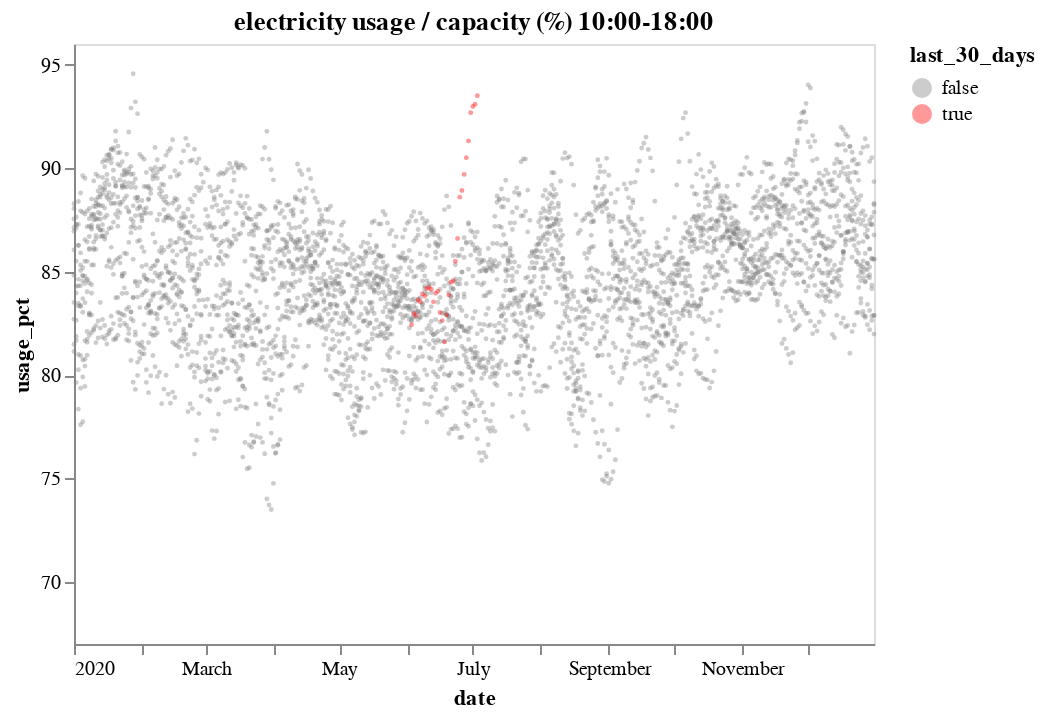

Notebook source saved alongside this figure:
### Code cell
source = source[source.year!='2011']

domain = source.last_30_days.unique()
range_ = ['gray', 'red']

alt.Chart(source).mark_circle(opacity=0.4, size=6
                             ).encode(
    x='date',
    y=alt.Y('usage_pct',scale=alt.Scale(domain=(67, 96))),
    color=alt.Color('last_30_days',scale=alt.Scale(domain=domain, range=range_)),
).configure_axis(
    grid=False
).properties(
    title='electricity usage / capacity (%) 10:00-18:00'
)

### Figure 1 — Vega-Lite specification as saved in the notebook (floating-point values rounded to 4 significant figures; data arrays with more than 128 entries replaced by an {"elided": "..."} marker saying what was removed)
{"config": {"view": {"continuousWidth": 400, "continuousHeight": 300}, "axis": {"grid": false}}, "data": {"name": "data-6e30dfffa3dd5c44dd6e60591bee8be8"}, "mark": {"type": "circle", "opacity": 0.4, "size": 6}, "encoding": {"color": {"field": "last_30_days", "scale": {"domain": [false, true], "range": ["gray", "red"]}, "type": "nominal"}, "x": {"field": "date", "type": "temporal"}, "y": {"field": "usage_pct", "scale": {"domain": [67, 96]}, "type": "quantitative"}}, "title": "electricity usage / capacity (%) 10:00-18:00", "$schema": "https://vega.github.io/schema/vega-lite/v4.17.0.json", "datasets": {"data-6e30dfffa3dd5c44dd6e60591bee8be8": {"elided": "3823 records"}}}
